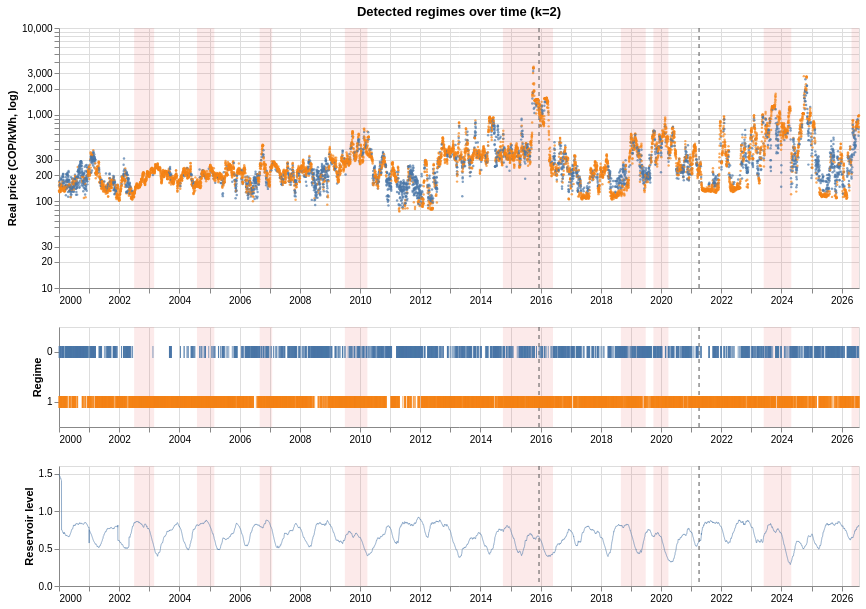

Notebook source saved alongside this figure:
### Markdown cell above
## 10. Regime timeline

Shaded bands are El Nino months (ONI >= 0.5). Dashed lines mark the start of the validation and test periods.

### Code cell
timeline_plot = regime_timeline(context, split_dates, title=f"Detected regimes over time (k={K})")
timeline_plot

### Figure 1 — Vega specification as saved in the notebook (floating-point values rounded to 4 significant figures; data arrays with more than 128 entries replaced by an {"elided": "..."} marker saying what was removed)
{"$schema": "https://vega.github.io/schema/vega/v5.json", "data": [{"name": "source_8", "values": {"elided": "9709 records"}, "transform": [{"type": "formula", "expr": "toDate(datum['date'])", "as": "date"}]}, {"name": "source_0", "values": [{"end": "2003-02-28T00:00:00.000", "start": "2002-07-01T00:00:00.000"}, {"end": "2005-02-28T00:00:00.000", "start": "2004-08-01T00:00:00.000"}, {"end": "2007-01-31T00:00:00.000", "start": "2006-09-01T00:00:00.000"}, {"end": "2010-03-31T00:00:00.000", "start": "2009-07-01T00:00:00.000"}, {"end": "2016-05-31T00:00:00.000", "start": "2014-10-01T00:00:00.000"}, {"end": "2019-06-30T00:00:00.000", "start": "2018-09-01T00:00:00.000"}, {"end": "2020-03-31T00:00:00.000", "start": "2019-10-01T00:00:00.000"}, {"end": "2024-04-30T00:00:00.000", "start": "2023-06-01T00:00:00.000"}, {"end": "2026-07-31T00:00:00.000", "start": "2026-05-01T00:00:00.000"}], "transform": [{"type": "formula", "expr": "toDate(datum['start'])", "as": "start"}, {"type": "formula", "expr": "toDate(datum['end'])", "as": "end"}]}, {"name": "source_1", "values": [{"date": "2015-12-13T00:00:00.000"}, {"date": "2021-04-07T00:00:00.000"}], "transform": [{"type": "formula", "expr": "toDate(datum['date'])", "as": "date"}]}, {"name": "source_2", "values": {"elided": "9709 records"}, "transform": [{"type": "formula", "expr": "toDate(datum['date'])", "as": "date"}]}, {"name": "source_3", "values": [{"end": "2003-02-28T00:00:00.000", "start": "2002-07-01T00:00:00.000"}, {"end": "2005-02-28T00:00:00.000", "start": "2004-08-01T00:00:00.000"}, {"end": "2007-01-31T00:00:00.000", "start": "2006-09-01T00:00:00.000"}, {"end": "2010-03-31T00:00:00.000", "start": "2009-07-01T00:00:00.000"}, {"end": "2016-05-31T00:00:00.000", "start": "2014-10-01T00:00:00.000"}, {"end": "2019-06-30T00:00:00.000", "start": "2018-09-01T00:00:00.000"}, {"end": "2020-03-31T00:00:00.000", "start": "2019-10-01T00:00:00.000"}, {"end": "2024-04-30T00:00:00.000", "start": "2023-06-01T00:00:00.000"}, {"end": "2026-07-31T00:00:00.000", "start": "2026-05-01T00:00:00.000"}], "transform": [{"type": "formula", "expr": "toDate(datum['start'])", "as": "start"}, {"type": "formula", "expr": "toDate(datum['end'])", "as": "end"}]}, {"name": "source_4", "values": [{"date": "2015-12-13T00:00:00.000"}, {"date": "2021-04-07T00:00:00.000"}], "transform": [{"type": "formula", "expr": "toDate(datum['date'])", "as": "date"}]}, {"name": "source_5", "values": {"elided": "9709 records"}, "transform": [{"type": "formula", "expr": "toDate(datum['date'])", "as": "date"}]}, {"name": "source_6", "values": [{"end": "2003-02-28T00:00:00.000", "start": "2002-07-01T00:00:00.000"}, {"end": "2005-02-28T00:00:00.000", "start": "2004-08-01T00:00:00.000"}, {"end": "2007-01-31T00:00:00.000", "start": "2006-09-01T00:00:00.000"}, {"end": "2010-03-31T00:00:00.000", "start": "2009-07-01T00:00:00.000"}, {"end": "2016-05-31T00:00:00.000", "start": "2014-10-01T00:00:00.000"}, {"end": "2019-06-30T00:00:00.000", "start": "2018-09-01T00:00:00.000"}, {"end": "2020-03-31T00:00:00.000", "start": "2019-10-01T00:00:00.000"}, {"end": "2024-04-30T00:00:00.000", "start": "2023-06-01T00:00:00.000"}, {"end": "2026-07-31T00:00:00.000", "start": "2026-05-01T00:00:00.000"}], "transform": [{"type": "formula", "expr": "toDate(datum['start'])", "as": "start"}, {"type": "formula", "expr": "toDate(datum['end'])", "as": "end"}]}, {"name": "source_7", "values": [{"date": "2015-12-13T00:00:00.000"}, {"date": "2021-04-07T00:00:00.000"}], "transform": [{"type": "formula", "expr": "toDate(datum['date'])", "as": "date"}]}, {"name": "source_2_color_domain_regime_0", "values": [{"regime": "1"}, {"regime": "0"}]}, {"name": "source_5_color_domain_regime_1", "values": [{"regime": "1"}, {"regime": "0"}]}, {"name": "source_5_concat_1_y_domain_regime", "values": [{"regime": "1"}, {"regime": "0"}]}, {"name": "source_8_concat_2_y_domain_volumen_util_pct", "values": [{"min": 0.2856, "max": 1.491}]}], "signals": [{"name": "concat_0_height", "value": 260}, {"name": "concat_1_height", "value": 100}, {"name": "concat_2_height", "value": 120}], "marks": [{"type": "group", "name": "concat_0_group", "encode": {"update": {"width": {"signal": "width"}, "height": {"signal": "concat_0_height"}}}, "marks": [{"type": "rect", "name": "concat_0_layer_0_marks", "from": {"data": "source_0"}, "encode": {"update": {"y": {"value": 0}, "x2": {"field": "end", "scale": "concat_0_x"}, "fill": {"value": "#e45756"}, "y2": {"field": {"signal": null, "datum": null, "group": "height", "parent": null}}, "x": {"field": "start", "scale": "concat_0_x"}, "opacity": {"value": 0.12}}}, "style": ["rect"]}, {"type": "rule", "name": "concat_0_layer_1_marks", "from": {"data": "source_1"}, "encode": {"update": {"strokeDash": {"value": [4, 4]}, "stroke": {"value": "#555555"}, "x": {"field": "date", "scale": "concat_0_x"}, "y": {"value": 0}, "y2": {"field": {"signal": null, "datum": null, "group": "height", "parent": null}}}}, "style": ["rule"]}, {"type": "symbol", "name": "concat_0_layer_2_marks", "from": {"data": "source_2"}, "encode": {"update": {"x": {"field": "date", "scale": "concat_0_x"}, "size": {"value": 6}, "opacity": {"value": 0.7}, "y": {"field": "precio_real_cop_kwh", "scale": "concat_0_y"}, "fill": {"field": "regime", "scale": "color"}, "shape": {"value": "circle"}}}, "style": ["circle"]}], "axes": [{"scale": "concat_0_x", "maxExtent": 0, "orient": "bottom", "grid": true, "minExtent": 0, "zindex": 0, "domain": false, "gridScale": "concat_0_y", "labels": false, "ticks": false, "tickCount": {"signal": "ceil(width/40)"}, "aria": false}, {"scale": "concat_0_y", "gridScale": "concat_0_x", "domain": false, "ticks": false, "labels": false, "aria": false, "zindex": 0, "orient": "left", "grid": true, "maxExtent": 0, "minExtent": 0}, {"scale": "concat_0_x", "tickCount": {"signal": "ceil(width/40)"}, "grid": false, "zindex": 0, "labelFlush": true, "labelOverlap": true, "orient": "bottom"}, {"scale": "concat_0_y", "orient": "left", "title": "Real price (COP/kWh, log)", "labelOverlap": "greedy", "grid": false, "zindex": 0}], "title": {"text": "Detected regimes over time (k=2)", "frame": "group"}, "style": "cell"}, {"type": "group", "name": "concat_1_group", "encode": {"update": {"width": {"signal": "width"}, "height": {"signal": "concat_1_height"}}}, "marks": [{"type": "rect", "name": "concat_1_layer_0_marks", "from": {"data": "source_3"}, "encode": {"update": {"x": {"field": "start", "scale": "concat_1_x"}, "x2": {"field": "end", "scale": "concat_1_x"}, "y2": {"field": {"signal": null, "datum": null, "group": "height", "parent": null}}, "fill": {"value": "#e45756"}, "opacity": {"value": 0.12}, "y": {"value": 0}}}, "style": ["rect"]}, {"type": "rule", "name": "concat_1_layer_1_marks", "from": {"data": "source_4"}, "encode": {"update": {"x": {"field": "date", "scale": "concat_1_x"}, "stroke": {"value": "#555555"}, "strokeDash": {"value": [4, 4]}, "y": {"value": 0}, "y2": {"field": {"signal": null, "datum": null, "group": "height", "parent": null}}}}, "style": ["rule"]}, {"type": "rect", "name": "concat_1_layer_2_marks", "from": {"data": "source_5"}, "encode": {"update": {"height": {"value": 12}, "opacity": {"value": 0.7}, "yc": {"field": "regime", "scale": "concat_1_y", "band": 0.5}, "fill": {"field": "regime", "scale": "color"}, "xc": {"field": "date", "scale": "concat_1_x"}, "width": {"value": 1}}}, "style": ["tick"]}], "axes": [{"scale": "concat_1_x", "ticks": false, "zindex": 0, "domain": false, "maxExtent": 0, "labels": false, "grid": true, "gridScale": "concat_1_y", "tickCount": {"signal": "ceil(width/40)"}, "orient": "bottom", "aria": false, "minExtent": 0}, {"scale": "concat_1_x", "labelFlush": true, "labelOverlap": true, "zindex": 0, "orient": "bottom", "grid": false, "tickCount": {"signal": "ceil(width/40)"}}, {"scale": "concat_1_y", "orient": "left", "grid": false, "zindex": 0, "title": "Regime"}], "style": "cell"}, {"type": "group", "name": "concat_2_group", "encode": {"update": {"width": {"signal": "width"}, "height": {"signal": "concat_2_height"}}}, "marks": [{"type": "rect", "name": "concat_2_layer_0_marks", "from": {"data": "source_6"}, "encode": {"update": {"fill": {"value": "#e45756"}, "x2": {"field": "end", "scale": "concat_2_x"}, "y": {"value": 0}, "opacity": {"value": 0.12}, "x": {"field": "start", "scale": "concat_2_x"}, "y2": {"field": {"signal": null, "datum": null, "group": "height", "parent": null}}}}, "style": ["rect"]}, {"type": "rule", "name": "concat_2_layer_1_marks", "from": {"data": "source_7"}, "encode": {"update": {"stroke": {"value": "#555555"}, "x": {"field": "date", "scale": "concat_2_x"}, "strokeDash": {"value": [4, 4]}, "y": {"value": 0}, "y2": {"field": {"signal": null, "datum": null, "group": "height", "parent": null}}}}, "style": ["rule"]}, {"type": "line", "name": "concat_2_layer_2_marks", "from": {"data": "source_8"}, "sort": {"field": "x"}, "encode": {"update": {"y": {"field": "volumen_util_pct", "scale": "concat_2_y"}, "x": {"field": "date", "scale": "concat_2_x"}, "stroke": {"value": "#4c78a8"}, "defined": {"signal": "isValid(datum[\"date\"]) && isFinite(+datum[\"date\"]) && isValid(datum[\"volumen_util_pct\"]) && isFinite(+datum[\"volumen_util_pct\"])"}, "strokeWidth": {"value": 0.6}}}, "style": ["line"]}], "axes": [{"scale": "concat_2_x", "minExtent": 0, "tickCount": {"signal": "ceil(width/40)"}, "orient": "bottom", "gridScale": "concat_2_y", "maxExtent": 0, "zindex": 0, "labels": false, "domain": false, "aria": false, "grid": true, "ticks": false}, {"scale": "concat_2_y", "maxExtent": 0, "grid": true, "domain": false, "ticks": false, "minExtent": 0, "orient": "left", "zindex": 0, "labels": false, "aria": false, "gridScale": "concat_2_x", "tickCount": {"signal": "ceil(concat_2_height/40)"}}, {"scale": "concat_2_x", "grid": false, "tickCount": {"signal": "ceil(width/40)"}, "orient": "bottom", "labelOverlap": true, "zindex": 0, "labelFlush": true}, {"scale": "concat_2_y", "grid": false, "tickCount": {"signal": "ceil(concat_2_height/40)"}, "orient": "left", "title": "Reservoir level", "zindex": 0, "labelOverlap": true}], "style": "cell"}], "scales": [{"name": "color", "type": "ordinal", "domain": {"fields": [{"data": "source_2_color_domain_regime_0", "field": "regime"}, {"data": "source_5_color_domain_regime_1", "field": "regime"}], "sort": true}, "range": "category"}, {"name": "concat_0_x", "type": "time", "domain": {"fields": [{"data": "source_0", "field": "start"}, {"data": "source_0", "field": "end"}, {"data": "source_1", "field": "date"}, {"data": "source_2", "field": "date"}]}, "range": [0, {"signal": "width"}]}, {"name": "concat_0_y", "type": "log", "domain": {"data": "source_2", "field": "precio_real_cop_kwh"}, "range": [{"signal": "concat_0_height"}, 0], "nice": true}, {"name": "concat_1_x", "type": "time", "domain": {"fields": [{"data": "source_3", "field": "start"}, {"data": "source_3", "field": "end"}, {"data": "source_4", "field": "date"}, {"data": "source_5", "field": "date"}]}, "range": [0, {"signal": "width"}]}, {"name": "concat_1_y", "type": "band", "domain": {"data": "source_5_concat_1_y_domain_regime", "field": "regime", "sort": true}, "range": [0, {"signal": "concat_1_height"}], "paddingOuter": 0.125, "paddingInner": 0.25}, {"name": "concat_2_x", "type": "time", "domain": {"fields": [{"data": "source_6", "field": "start"}, {"data": "source_6", "field": "end"}, {"data": "source_7", "field": "date"}, {"data": "source_8", "field": "date"}]}, "range": [0, {"signal": "width"}]}, {"name": "concat_2_y", "type": "linear", "domain": [{"signal": "(data(\"source_8_concat_2_y_domain_volumen_util_pct\")[0] || {}).min"}, {"signal": "(data(\"source_8_concat_2_y_domain_volumen_util_pct\")[0] || {}).max"}], "range": [{"signal": "concat_2_height"}, 0], "nice": true, "zero": true}], "background": "white", "layout": {"padding": 20, "columns": 1, "bounds": "full", "align": "each"}, "width": 800, "padding": 5}
